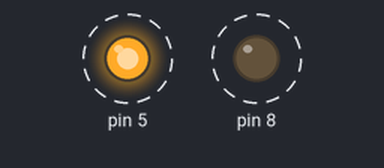
This sketch was run on a simulated Arduino Uno, built with avr-gcc and run on an emulated ATmega328P. Shown: output pins drawn as LEDs (lit = HIGH). Dashed ring = blinking.

Above: at 0.2 s.
Timing chart, 0 to 3.0 s (numbered marks = the images above):
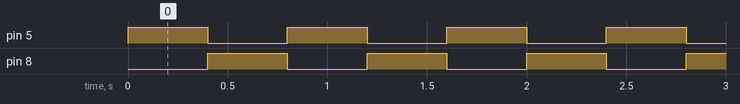

The sketch:

LeonardoBlinkTxRx.ino
```cpp
#include <Arduino.h>

// TX LED = PD5
// RX LED = PB0

bool flag = false;

void setup() {
	// Set TX/RX as output.
	DDRD |= (1 << DDD5);
	DDRB |= (1 << DDB0);
}

void loop() {
	if (flag)
	{
		PORTD &= ~(1 << PORTD5);
		PORTB |= (1 << PORTB0);
	}
	else {
		PORTD |= (1 << PORTD5);
		PORTB &= ~(1 << PORTB0);
	}

	delay(400);
	flag = !flag;
}
```

Measured:
- by itself, pin 5, pin 8: alternates HIGH for 0.40 s and LOW for 0.40 s
